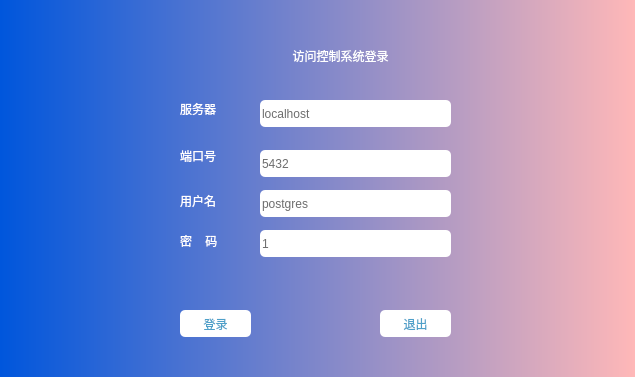
<?xml version="1.0" encoding="UTF-8"?>
<ui version="4.0">
 <class>LoginDialog</class>
 <widget class="QWidget" name="LoginDialog">
  <property name="geometry">
   <rect>
    <x>0</x>
    <y>0</y>
    <width>635</width>
    <height>377</height>
   </rect>
  </property>
  <property name="windowTitle">
   <string>登录</string>
  </property>
  <property name="styleSheet">
   <string notr="true">background-color: qlineargradient(spread:repeat, x1:0, y1:0, x2:1, y2:0, stop:0 rgba(0, 86, 220, 255), stop:1 rgba(255, 184, 184, 255));</string>
  </property>
  <widget class="QPushButton" name="loginbtn">
   <property name="geometry">
    <rect>
     <x>180</x>
     <y>310</y>
     <width>71</width>
     <height>27</height>
    </rect>
   </property>
   <property name="styleSheet">
    <string notr="true">font: 11pt &quot;Agency FB&quot;;
color: rgb(78, 160, 201);
background-color: rgb(255, 255, 255);
border-radius: 5px; </string>
   </property>
   <property name="text">
    <string>登录</string>
   </property>
  </widget>
  <widget class="QPushButton" name="exitbtn">
   <property name="geometry">
    <rect>
     <x>380</x>
     <y>310</y>
     <width>71</width>
     <height>27</height>
    </rect>
   </property>
   <property name="styleSheet">
    <string notr="true">font: 11pt &quot;Agency FB&quot;;
color: rgb(78, 160, 201);
background-color: rgb(255, 255, 255);
border-radius: 5px; </string>
   </property>
   <property name="text">
    <string>退出</string>
   </property>
  </widget>
  <widget class="QLabel" name="label_3">
   <property name="geometry">
    <rect>
     <x>210</x>
     <y>40</y>
     <width>261</width>
     <height>31</height>
    </rect>
   </property>
   <property name="styleSheet">
    <string notr="true">font: 15pt &quot;Agency FB&quot;;
color: rgb(255, 255, 255);
background-color: transparent;</string>
   </property>
   <property name="text">
    <string>访问控制系统登录</string>
   </property>
   <property name="scaledContents">
    <bool>false</bool>
   </property>
   <property name="alignment">
    <set>Qt::AlignCenter</set>
   </property>
  </widget>
  <widget class="QLabel" name="label_4">
   <property name="geometry">
    <rect>
     <x>180</x>
     <y>100</y>
     <width>51</width>
     <height>17</height>
    </rect>
   </property>
   <property name="styleSheet">
    <string notr="true">color: rgb(255, 255, 255);
font: 11pt &quot;Agency FB&quot;;
background-color: transparent;</string>
   </property>
   <property name="text">
    <string>服务器</string>
   </property>
  </widget>
  <widget class="QLineEdit" name="serverAddr">
   <property name="geometry">
    <rect>
     <x>260</x>
     <y>100</y>
     <width>191</width>
     <height>27</height>
    </rect>
   </property>
   <property name="styleSheet">
    <string notr="true">border-style:hidden;
font: 10pt &quot;Times New Roman&quot;;
color: rgb(109, 109, 109);
background-color: rgb(255, 255, 255);
border-radius: 5px; 
</string>
   </property>
   <property name="text">
    <string>localhost</string>
   </property>
  </widget>
  <widget class="QLabel" name="label_6">
   <property name="geometry">
    <rect>
     <x>180</x>
     <y>140</y>
     <width>67</width>
     <height>31</height>
    </rect>
   </property>
   <property name="styleSheet">
    <string notr="true">color: rgb(255, 255, 255);
font: 11pt &quot;Agency FB&quot;;
background-color: transparent;</string>
   </property>
   <property name="text">
    <string>端口号</string>
   </property>
  </widget>
  <widget class="QLineEdit" name="port">
   <property name="geometry">
    <rect>
     <x>260</x>
     <y>150</y>
     <width>191</width>
     <height>27</height>
    </rect>
   </property>
   <property name="styleSheet">
    <string notr="true">border-style:hidden;
font: 10pt &quot;Times New Roman&quot;;
color: rgb(109, 109, 109);
background-color: rgb(255, 255, 255);
border-radius: 5px; 
</string>
   </property>
   <property name="text">
    <string>5432</string>
   </property>
  </widget>
  <widget class="QLabel" name="label_7">
   <property name="geometry">
    <rect>
     <x>180</x>
     <y>190</y>
     <width>67</width>
     <height>21</height>
    </rect>
   </property>
   <property name="styleSheet">
    <string notr="true">color: rgb(255, 255, 255);
font: 11pt &quot;Agency FB&quot;;
background-color: transparent;</string>
   </property>
   <property name="text">
    <string>用户名</string>
   </property>
  </widget>
  <widget class="QLineEdit" name="username">
   <property name="geometry">
    <rect>
     <x>260</x>
     <y>190</y>
     <width>191</width>
     <height>27</height>
    </rect>
   </property>
   <property name="styleSheet">
    <string notr="true">border-style:hidden;
font: 10pt &quot;Times New Roman&quot;;
color: rgb(109, 109, 109);
background-color: rgb(255, 255, 255);
border-radius: 5px; 
</string>
   </property>
   <property name="text">
    <string>postgres</string>
   </property>
  </widget>
  <widget class="QLabel" name="label_8">
   <property name="geometry">
    <rect>
     <x>180</x>
     <y>230</y>
     <width>67</width>
     <height>21</height>
    </rect>
   </property>
   <property name="styleSheet">
    <string notr="true">color: rgb(255, 255, 255);
font: 11pt &quot;Agency FB&quot;;
background-color: transparent;</string>
   </property>
   <property name="text">
    <string>密    码</string>
   </property>
  </widget>
  <widget class="QLineEdit" name="passwd">
   <property name="geometry">
    <rect>
     <x>260</x>
     <y>230</y>
     <width>191</width>
     <height>27</height>
    </rect>
   </property>
   <property name="styleSheet">
    <string notr="true">border-style:hidden;
font: 10pt &quot;Times New Roman&quot;;
color: rgb(109, 109, 109);
background-color: rgb(255, 255, 255);
border-radius: 5px; 
</string>
   </property>
   <property name="text">
    <string>1</string>
   </property>
  </widget>
 </widget>
 <resources/>
 <connections/>
</ui>
